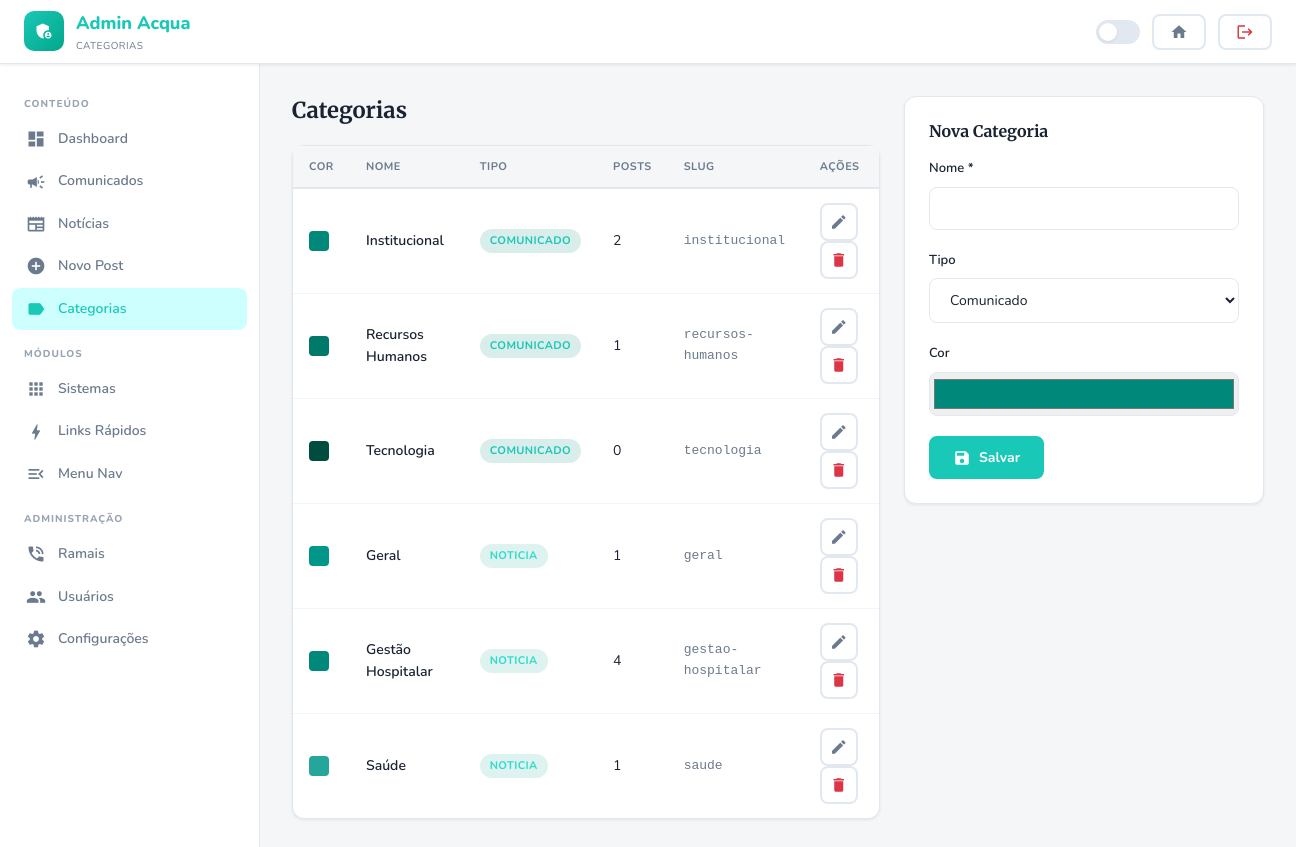
Screenshot of /admin/categories.php (signed in) with the database file from the repository.
### tables this page shows
CREATE TABLE `categories` (
  `id` int(11) NOT NULL AUTO_INCREMENT,
  `name` varchar(100) NOT NULL,
  `slug` varchar(120) NOT NULL,
  `type` enum('comunicado','noticia') NOT NULL,
  `color` varchar(20) DEFAULT '#00897B',
  `created_at` datetime DEFAULT current_timestamp(),
  PRIMARY KEY (`id`),
  UNIQUE KEY `slug` (`slug`)
);

### includes/functions.php (called while the page is built, shortened)
<?php
function isLoggedIn(): bool {
    return isset($_SESSION['user_id']) && !empty($_SESSION['user_id']);
}
function isAdmin(): bool {
    return isLoggedIn() && ($_SESSION['user_role'] ?? '') === 'admin';
}
function csrf(): string {
    return $_SESSION['csrf_token'];
}

### includes/database.php (called while the page is built, shortened)
<?php
class Database {
    private static ?PDO $instance = null;
    public static function getInstance(): PDO {
        if (self::$instance === null) {
            $dsn = 'mysql:host=' . DB_HOST . ';dbname=' . DB_NAME . ';charset=' . DB_CHARSET;
            try {
                self::$instance = new PDO($dsn, DB_USER, DB_PASS, [
                    PDO::ATTR_ERRMODE            => PDO::ERRMODE_EXCEPTION,
                    PDO::ATTR_DEFAULT_FETCH_MODE => PDO::FETCH_ASSOC,
                    PDO::ATTR_EMULATE_PREPARES   => false,
                ]);
            } catch (PDOException $e) {
                die(json_encode(['error' => 'Falha na conexão com o banco de dados.']));
            }
        }
        return self::$instance;
    }
    public static function query(string $sql, array $params = []): \PDOStatement {
        $stmt = self::getInstance()->prepare($sql);
        $stmt->execute($params);
        return $stmt;
    }
    public static function fetchAll(string $sql, array $params = []): array {
        return self::query($sql, $params)->fetchAll();
    }
}

### admin/categories.php (the view, shortened to what this page needs)
<?php
require_once __DIR__ . '/../includes/database.php';
require_once __DIR__ . '/../includes/functions.php';
$action  = $_GET['action'] ?? 'list';
$id      = (int) ($_GET['id'] ?? 0);
$isDark  = ($_SESSION['dark_mode'] ?? false);
$cats = Database::fetchAll("SELECT c.*,(SELECT COUNT(*) FROM posts p WHERE p.category_id=c.id) as post_count FROM categories c ORDER BY c.type,c.name");
$cat  = $id ? Database::fetch('SELECT * FROM categories WHERE id=?', [$id]) : null;
?>
<!DOCTYPE html>
<html lang="pt-BR" data-theme="<?= $isDark ? 'dark' : 'light' ?>">
<head>
  <link rel="stylesheet" href="<?= BASE_URL ?>/assets/css/style.css">
</head>
<body class="fade-in">
<nav class="navbar">
  <a href="<?= BASE_URL ?>/admin/index.php" class="navbar-brand">
    <div class="logo-icon"><span class="material-icons">admin_panel_settings</span></div>
    <div class="brand-text">Admin Acqua <small>Categorias</small></div>
  </a>
  <div class="navbar-end">
    <button class="dark-toggle <?= $isDark?'on':'' ?>"></button>
    <a href="<?= BASE_URL ?>/index.php" class="btn btn-ghost btn-sm"><span class="material-icons">home</span></a>
    <a href="<?= BASE_URL ?>/logout.php" class="btn btn-ghost btn-sm" style="color:#dc3545"><span class="material-icons">logout</span></a>
  </div>
</nav>
<div class="admin-layout">
  <aside class="admin-sidebar" id="adminSidebar">
    <div class="sidebar-label">Conteúdo</div>
    <a href="index.php" class="sidebar-link"><span class="material-icons">dashboard</span> Dashboard</a>
    <a href="posts.php?type=comunicado" class="sidebar-link"><span class="material-icons">campaign</span> Comunicados</a>
    <a href="posts.php?type=noticia" class="sidebar-link"><span class="material-icons">newspaper</span> Notícias</a>
    <a href="posts.php?action=new" class="sidebar-link"><span class="material-icons">add_circle</span> Novo Post</a>
    <a href="categories.php" class="sidebar-link active"><span class="material-icons">label</span> Categorias</a>
    <div class="sidebar-label">Módulos</div>
    <a href="modules.php?cat=sistema" class="sidebar-link"><span class="material-icons">apps</span> Sistemas</a>
    <a href="modules.php?cat=link_rapido" class="sidebar-link"><span class="material-icons">bolt</span> Links Rápidos</a>
    <a href="nav.php" class="sidebar-link"><span class="material-icons">menu_open</span> Menu Nav</a>
    <?php if (isAdmin()): ?>
    <div class="sidebar-label">Administração</div>
    <a href="ramais.php" class="sidebar-link"><span class="material-icons">phone_in_talk</span> Ramais</a>
    <a href="users.php" class="sidebar-link"><span class="material-icons">group</span> Usuários</a>
    <a href="settings.php" class="sidebar-link"><span class="material-icons">settings</span> Configurações</a>
    <?php endif; ?>
  </aside>
  <main class="admin-main">
    <div style="display:grid;grid-template-columns:1fr 360px;gap:24px;align-items:start">
      <div>
        <div style="display:flex;justify-content:space-between;align-items:center;margin-bottom:20px">
          <h1 style="font-size:22px">Categorias</h1>
        </div>
        <div class="card">
          <div class="table-responsive">
            <table class="table">
              <thead><tr><th>Cor</th><th>Nome</th><th>Tipo</th><th>Posts</th><th>Slug</th><th>Ações</th></tr></thead>
              <tbody>
                <?php foreach ($cats as $c): ?>
                <tr>
                  <td><div style="width:20px;height:20px;border-radius:4px;background:<?= htmlspecialchars($c['color']) ?>"></div></td>
                  <td style="font-weight:600"><?= htmlspecialchars($c['name']) ?></td>
                  <td><span class="badge badge-<?= $c['type'] ?>"><?= $c['type'] ?></span></td>
                  <td><?= $c['post_count'] ?></td>
                  <td class="text-muted text-sm" style="font-family:monospace"><?= htmlspecialchars($c['slug']) ?></td>
                  <td>
                    <a href="categories.php?action=edit&id=<?= $c['id'] ?>" class="btn btn-ghost btn-sm btn-icon"><span class="material-icons" style="font-size:18px">edit</span></a>
                    <a href="categories.php?action=delete&id=<?= $c['id'] ?>&csrf=<?= csrf() ?>" class="btn btn-ghost btn-sm btn-icon" style="color:#dc3545" data-confirm="Excluir categoria?"><span class="material-icons" style="font-size:18px">delete</span></a>
                  </td>
                </tr>
                <?php endforeach; ?>
              </tbody>
            </table>
          </div>
        </div>
      </div>
      <div>
        <div class="card card-body">
          <h2 style="font-size:16px;margin-bottom:16px"><?= $action==='edit'?'Editar Categoria':'Nova Categoria' ?></h2>
          <form method="POST">
            <div class="form-group">
              <label class="form-label">Nome *</label>
              <input type="text" name="name" class="form-control" required value="<?= htmlspecialchars($cat['name']??'') ?>">
            </div>
            <div class="form-group">
              <label class="form-label">Tipo</label>
              <select name="type" class="form-control">
                <option value="comunicado" <?= ($cat['type']??'')==='comunicado'?'selected':'' ?>>Comunicado</option>
              </select>
            </div>
            <div class="form-group">
              <label class="form-label">Cor</label>
              <input type="color" name="color" value="<?= htmlspecialchars($cat['color']??'#00897B') ?>" style="width:100%;height:44px;border:1.5px solid var(--border);border-radius:var(--radius-sm);cursor:pointer;padding:2px">
            </div>
            <div style="display:flex;gap:10px">
              <button type="submit" class="btn btn-primary"><span class="material-icons">save</span> Salvar</button>
            </div>
          </form>
        </div>
      </div>
    </div>
  </main>
</div>
</body>
</html>

### rows the page displays
categories: name "Institucional", type "COMUNICADO", post_count "2", slug "institucional"
categories: name "Recursos Humanos", type "COMUNICADO", post_count "1", slug "recursos-humanos"
categories: name "Tecnologia", type "COMUNICADO", post_count "0", slug "tecnologia"
categories: name "Geral", type "NOTICIA", post_count "1", slug "geral"
categories: name "Gestão Hospitalar", type "NOTICIA", post_count "4", slug "gestao-hospitalar"
categories: name "Saúde", type "NOTICIA", post_count "1", slug "saude"
